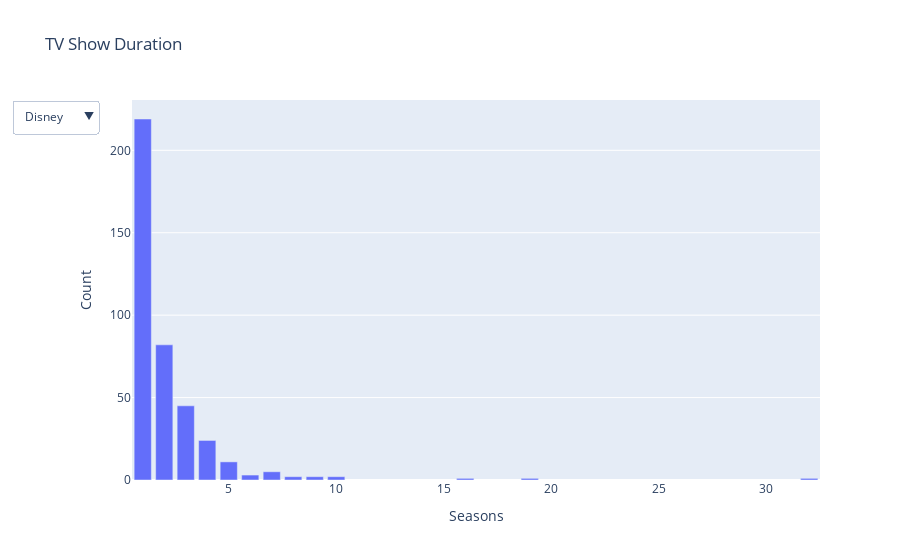

Notebook cell for this chart:
### Code cell
import plotly.graph_objects as go


#  top 10 disney
fig = go.Figure()

fig.add_trace(go.Bar(
    x=Disney_tv_duration.index,
    y=Disney_tv_duration.values,
    name='Disney'
))

# top 10 hulu
fig.add_trace(go.Bar(
    x=Hulu_tv_duration.index,
    y=Hulu_tv_duration.values,
    name='Hulu',
    visible=False  
))
# top 10 amazon
fig.add_trace(go.Bar(
    x=Amazon_tv_duration.index,
    y=Amazon_tv_duration.values,
    name='Amazon',
    visible=False  
))

#top 10 netflix 
fig.add_trace(go.Bar(
    x=Netflix_tv_duration.index,
    y=Netflix_tv_duration.values,
    name='Netflix',
    visible=False  
))

# top 10 for all streaming services

fig.add_trace(go.Bar(
    x=TV_duration_df_sorted.index,
    y=TV_duration_df_sorted.values,
    name='Duration',
    visible=False  
))

# dropdown menu
fig.update_layout(
    updatemenus=[
        {
            "buttons": [
                {
                    "label": "Disney",
                    "method": "update",
                    "args": [{"visible": [True, False, False, False, False]}, {"title": "TV Show Duration in Disney"}],
                },
                {
                    "label": "Hulu",
                    "method": "update",
                    "args": [{"visible": [False, True, False, False, False]}, {"title": "TV Show Duration in Hulu"}],
                },
                {
                    "label": "Amazon",
                    "method": "update",
                    "args": [{"visible": [False, False, True, False, False]}, {"title": "TV Show Duration in Amazon"}],
                },
                {
                    "label": "Netflix",
                    "method": "update",
                    "args": [{"visible": [False, False, False, True, False]}, {"title": "TV Show Duration in Netflix"}],
                }
            ],
            "direction": "down",
            "showactive": True,
        }
    ]
)




# Set titles
fig.update_layout(
    title="TV Show Duration",
    xaxis_title="Seasons",
    yaxis_title="Count",
)

# Show the plot
fig.show()

### Figure 1 — Plotly figure (JSON) as saved in the notebook; plotly's stock layout.template omitted (floating-point values rounded to 4 significant figures)
{"data": [{"name": "Disney", "type": "bar", "x": [1, 2, 3, 4, 5, 7, 6, 10, 9, 8, 19, 32, 16], "y": [219, 82, 45, 24, 11, 5, 3, 2, 2, 2, 1, 1, 1]}, {"name": "Hulu", "type": "bar", "visible": false, "x": [1, 2, 3, 4, 5, 6, 7, 8, 9, 11, 10, 12, 13, 16, 14, 15, 23, 29, 22, 17, 20, 19, 30, 25, 34, 26], "y": [829, 265, 121, 99, 80, 56, 46, 20, 17, 13, 10, 8, 3, 3, 3, 2, 2, 2, 2, 2, 1, 1, 1, 1, 1, 1]}, {"name": "Amazon", "type": "bar", "visible": false, "x": [1, 2, 3, 4, 5, 6, 7, 8, 9, 10, 14, 11, 12, 29, 21, 19, 15], "y": [1342, 229, 110, 62, 39, 23, 15, 10, 6, 5, 3, 3, 3, 1, 1, 1, 1]}, {"name": "Netflix", "type": "bar", "visible": false, "x": [1, 2, 3, 4, 5, 6, 7, 8, 9, 10, 13, 12, 15, 11, 17], "y": [1793, 425, 199, 95, 65, 33, 23, 17, 9, 7, 3, 2, 2, 2, 1]}, {"name": "Duration", "type": "bar", "visible": false, "x": [1, 2, 3, 4, 5, 6, 7, 8, 9, 10, 11, 12, 13, 14, 15, 16, 17, 19, 20, 21, 22, 23, 25, 26, 29, 30, 32, 34], "y": [[1793, 829, 1342, 219], [425, 265, 229, 82], [199, 121, 110, 45], [95, 99, 62, 24], [65, 80, 39, 11], [33, 56, 23, 3], [23, 46, 15, 5], [17, 20, 10, 2], [9, 17, 6, 2], [7, 10, 5, 2], [2, 13, 3, null], [2, 8, 3, null], [3, 3, null, null], [null, 3, 3, null], [2, 2, 1, null], [null, 3, null, 1], [1, 2, null, null], [null, 1, 1, 1], [null, 1, null, null], [null, null, 1, null], [null, 2, null, null], [null, 2, null, null], [null, 1, null, null], [null, 1, null, null], [null, 2, 1, null], [null, 1, null, null], [null, null, null, 1], [null, 1, null, null]]}], "layout": {"title": {"text": "TV Show Duration"}, "updatemenus": [{"buttons": [{"args": [{"visible": [true, false, false, false, false]}, {"title": "TV Show Duration in Disney"}], "label": "Disney", "method": "update"}, {"args": [{"visible": [false, true, false, false, false]}, {"title": "TV Show Duration in Hulu"}], "label": "Hulu", "method": "update"}, {"args": [{"visible": [false, false, true, false, false]}, {"title": "TV Show Duration in Amazon"}], "label": "Amazon", "method": "update"}, {"args": [{"visible": [false, false, false, true, false]}, {"title": "TV Show Duration in Netflix"}], "label": "Netflix", "method": "update"}], "direction": "down", "showactive": true}], "xaxis": {"title": {"text": "Seasons"}}, "yaxis": {"title": {"text": "Count"}}}}
